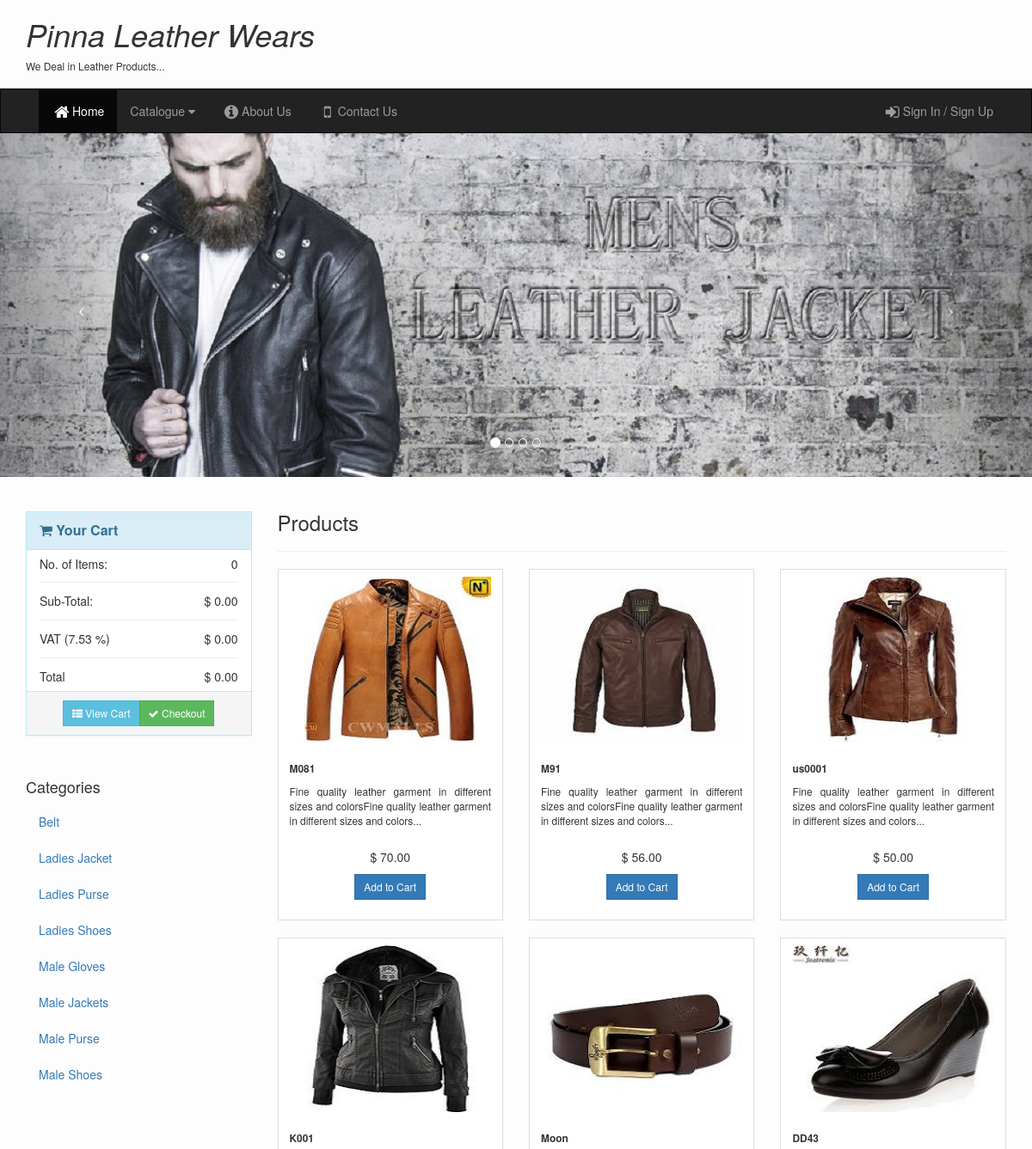
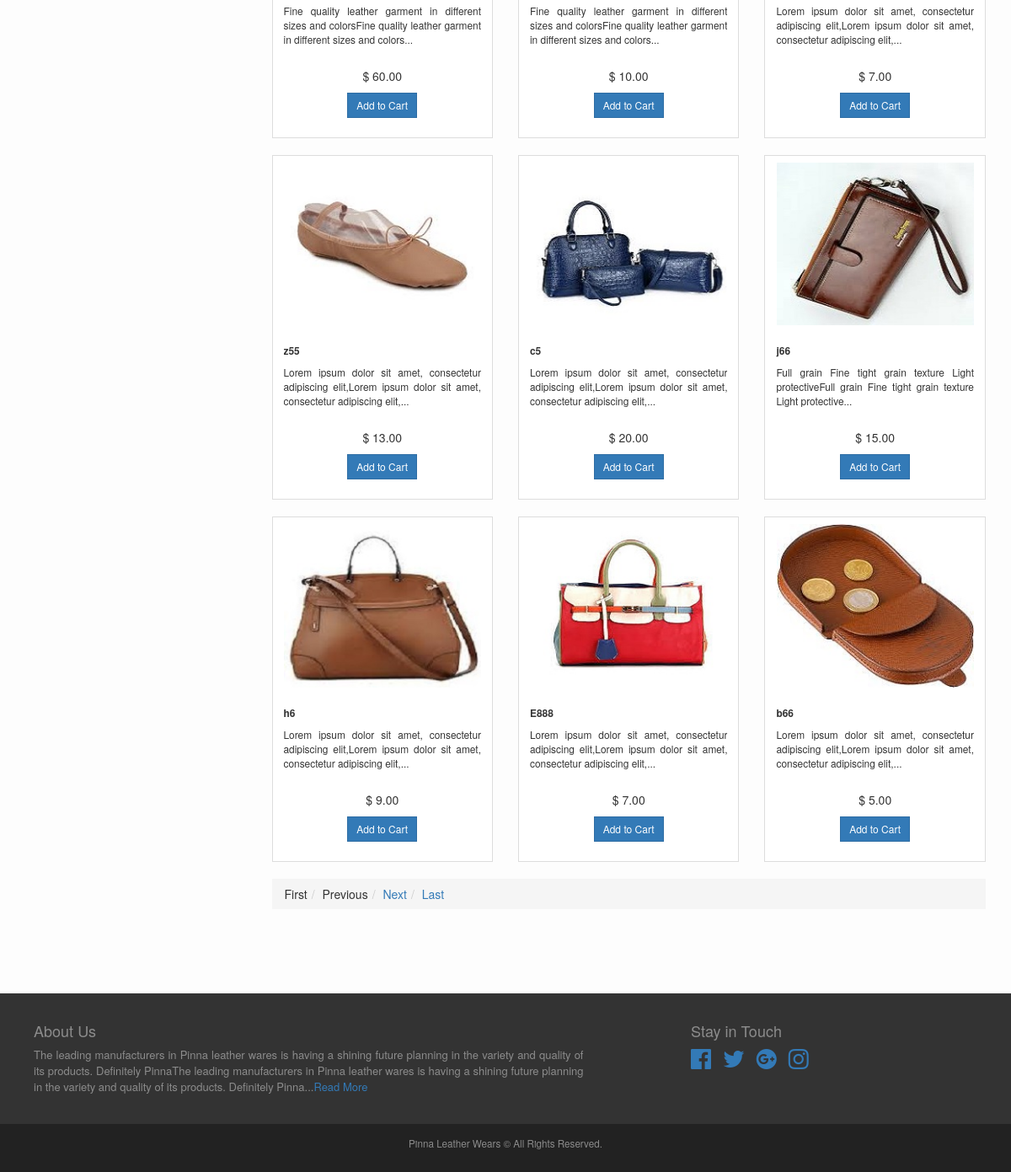
The page / on the database its author committed (2 pictures, top to bottom).
### tables this page shows
CREATE TABLE `business` (
  `id` int NOT NULL AUTO_INCREMENT,
  `name` varchar(150) NOT NULL,
  `slogan` varchar(100) NOT NULL,
  `address` text NOT NULL,
  `telephone` varchar(100) NOT NULL,
  `email` varchar(200) NOT NULL,
  `website` varchar(200) NOT NULL,
  `vat_rate` decimal(5,2) NOT NULL,
  `about` text,
  PRIMARY KEY (`id`)
);

CREATE TABLE `categories` (
  `id` int NOT NULL AUTO_INCREMENT,
  `name` varchar(150) NOT NULL,
  PRIMARY KEY (`id`)
);

CREATE TABLE `products` (
  `id` int NOT NULL AUTO_INCREMENT,
  `name` varchar(255) NOT NULL,
  `description` text NOT NULL,
  `price` decimal(8,2) NOT NULL,
  `date` timestamp NOT NULL DEFAULT CURRENT_TIMESTAMP,
  `category` int NOT NULL,
  `image` varchar(100) DEFAULT NULL,
  `qty` int NOT NULL,
  PRIMARY KEY (`id`),
  KEY `category` (`category`),
  CONSTRAINT `products_ibfk_1` FOREIGN KEY (`category`) REFERENCES `categories` (`id`) ON DELETE CASCADE ON UPDATE CASCADE
);

### classes/Core.php (called while the page is built, shortened)
<?php
class Core
{
    public function run(){
        require_once(Url::getPage());
    }
}

### index.php (called while the page is built)
<?php
require_once('inc/autoload.php');
$core = new Core();
$core->run();

### inc/autoload.php (called while the page is built, shortened)
<?php
spl_autoload_register(
    function($class_name){
    $class = explode('_', $class_name);
    $path = implode('/', $class) . '.php';
});

### classes/Database.php (called while the page is built, shortened)
<?php
class Database
{
    private $_host = 'localhost';
    private $_user = 'root';
    private $_password = 'admin123';
    private $_db_name = 'pinna';
    private $_conn = false;
    public function connect()
    {
        $this->_conn = new mysqli($this->_host, $this->_user, $this->_password, $this->_db_name);
        if ($this->_conn->connect_errno) {
            die('Database Connection Failed: ' . $this->_conn->connect_error);
        } else {
            $this->_conn->set_charset('utf8');
        }
    }
    public function fetchOne($sql)
    {
        $result = $this->_conn->query($sql);
        if ($result->num_rows) {
            return $result->fetch_assoc();
        }
        return null;
    }
    public function fetchAll($sql)
    {
        $result = $this->_conn->query($sql);
        if ($result->num_rows) {
            return $result->fetch_all(MYSQLI_ASSOC);
        }
        return null;
    }
}

### classes/Application.php (called while the page is built, shortened)
<?php
class Application
{
    public function __construct()
    {
        $this->db = new Database();
    }
}

### classes/Business.php (called while the page is built, shortened)
<?php
class Business extends Application
{
    private $_table = 'business';
    public function getBusiness()
    {
        $sql = "SELECT * FROM $this->_table WHERE id = 1";
        return $this->db->fetchOne($sql);
    }
    public function getVatRate()
    {
    	$business = $this->getBusiness();
    	return $business['vat_rate'];
    }
}

### classes/Url.php (called while the page is built, shortened)
<?php
class Url
{
    public static $_page = 'page';
    public static function getParam($key){
        return (!empty($_GET[$key]))? $_GET[$key]: null;
    }
    public static function currentPage(){
        return (!empty($_GET[self::$_page]))? $_GET[self::$_page]: 'index';
    }
    public static function getCurrentUrl($remove = null)
    {
        $out = array();
        return '?' . implode('&', $out);
    }
}

### classes/Helper.php (called while the page is built, shortened)
<?php
class Helper {
	public static function getActive($page = null)
	{
		if (!empty($page)) {
			if (is_array($page)) {
				$error = array();
				foreach ($page as $key => $value) {
					if (Url::getParam($key) != $value) {
						array_push($error, $key);
					}
				}
				return (empty($error))? 'active': null;
			}
		}
		return (Url::currentPage() == $page)? 'active': null;
	}
	public static function getImageSize($image, $case)
	{
		if (is_file($image)){
			$size = getimagesize($image);
			return $size[$case];
		}
	}
	public static function shortenString($string, $len = 60)
	{
		if (strlen($string) > $len){
			$string = trim(substr($string, 0, $len));
			$string = substr($string, 0, strrpos($string, ' '));
			$string .= $string . '...';
		} else {
			$string .= '...';
		}
		return $string;
	}
}

### classes/Login.php (called while the page is built, shortened)
<?php
class Login
{
    public static function isLoggedIn($case = null)
    {
        return false;
    }
}

### classes/Catalog.php (called while the page is built, shortened)
<?php
class Catalog extends Application
{
    private $_categories_table = 'categories';
    private $_products_table = 'products';
    public function getCategories()
    {
        $sql = "SELECT * FROM $this->_categories_table ORDER BY name ASC;";
        return $this->db->fetchAll($sql);
    }
    public function getAllProducts($search = null)
    {
        $sql = "SELECT * FROM $this->_products_table ";
        $sql .= "ORDER BY `date` DESC;";
        return $this->db->fetchAll($sql);
    }
}

### pages/index.php (the view, shortened to what this page needs)
<?php
$catalogObj = new Catalog();
$products = $catalogObj->getAllProducts();
require_once('_header.php');
?>
<div class="col-md-9 col-sm-8 col-xs-12">
    <div class="row">
        <div class="col-xs-12">
            <h3>Products</h3>
            <hr>
        </div>
    </div>
    <?php
    if (!empty($products)) {
        $pagingObj = new Paging($products, 12);
        $rows = $pagingObj->getRecords();
        $pagingObj->_url = Url::getCurrentUrl(array(Url::$_page, Paging::$_key)) . 'page=index';
    ?>
    <div class="row">
    <?php foreach ($rows as $key => $product) { ?>
        <div class="col-md-4 col-sm-6 col-xs-12">
            <div class="thumbnail">
                <?php
                $image = (!empty($product['image'])) ?
                    Catalog::$_image_path . $product['image'] :
                    Catalog::$_image_path . 'unavailable.png';
                $width = Helper::getImageSize($image, 0);
                $width = ($width > 242) ? 242 : $width;
                ?>
                <a href="<?= "?page=catalog-item&category={$product['category']}&id={$product['id']}"; ?>">
                    <img src="<?=$image?>" class="img-thumbnail" width="<?=$width?>" alt="<?=$product['name'];?>">
                </a>
                <div class="caption">
                    <div class="desc">
                        <h4 class="small"><strong><?=htmlspecialchars($product['name']);?></strong></h4>
                        <p class="small text-justify"><?=htmlspecialchars(Helper::shortenString($product['description']));?></p>
                    </div>
                    <p class="text-center"><?=Catalog::$_currency.' '.number_format($product['price'], 2);?></p>
                    <p class="text-center"><?= Basket::buttonActive($product['id']); ?></p>
                </div>
            </div>
        </div>
    <?php } ?>
        <div class="col-xs-12">
            <?=$pagingObj->getPages();?>
        </div>
    </div>
    <?php } else { ?>
        <p>No Product available yet.</p>
<?php } ?>
</div>
<?php require_once('_footer.php'); ?>

### templates/includes/_header.php (shortened to what this page needs)
<!DOCTYPE html>
<html lang="en">
<head>
    <link href="/css/bootstrap.min.css" rel="stylesheet">
    <link href="/css/font-awesome.min.css" rel="stylesheet">
    <link href="/css/custom.css" rel="stylesheet">
</head>
<body>
<header class="page-header hidden-xs">
    <div class="container">
        <div class="row">
            <div class="col-md-6 col-sm-8">
                <h1><i><?= htmlspecialchars($business['name']); ?></i></h1>
                <h4 class="small"><?= htmlspecialchars($business['slogan']); ?></h4>
            </div>
        </div>
    </div>
</header>
<nav class="navbar navbar-inverse">
    <div class="container">
        <div class="collapse navbar-collapse" id="myNavbar">
            <ul class="nav navbar-nav">
                <li class="<?= Helper::getActive('index'); ?>"><a href="/"><i class="fa fa-home fa-lg fa-fw"></i>Home</a></li>
                <li class="dropdown <?= Helper::getActive('catalog'); ?>">
                    <a href="#" class="dropdown-toggle" data-toggle="dropdown">
                        Catalogue <i class="fa fa-caret-down"></i>
                    </a>
                </li>
                <li class="<?= Helper::getActive('about'); ?>"><a href="/?page=about"><i class="fa"></i><i class="fa fa-info-circle fa-lg fa-fw"></i>About Us</a></li>
                <li class="<?= Helper::getActive('contact'); ?>"><a href="/?page=contact"><i class="fa fa-mobile-phone fa-lg fa-fw"></i>Contact Us</a></li>
            </ul>
            <ul class="nav navbar-nav navbar-right">
                <?php if (Login::isLoggedIn(Login::$_login_client)) { ?>
                    <li class="hidden-sm"><a href="#" class="btn disabled">Signed In as : <?= htmlspecialchars(Session::getSession(Login::$_client_name)); ?></a></li>
                    <li class="<?= Helper::getActive('orders'); ?>"><a href="/?page=orders"><i class="fa fa-book fa-lg fa-fw"></i>My Orders</a></li>
                    <li class="<?= Helper::getActive('logout'); ?>"><a href="/?page=logout"><i class="fa fa-sign-out fa-lg fa-fw"></i>Sign Out</a></li>
                <?php } else { ?>
                    <li class="<?= Helper::getActive('login'); ?>">
                        <a href="/?page=login"><i class="fa fa-sign-in fa-lg fa-fw"></i>Sign In / Sign Up</a>
                    </li>
                <?php } ?>
            </ul>
        </div>
    </div>
</nav>

### templates/includes/_cart.php
<?php
$basketObj = new Basket();
?>
<div class="clearfix">&nbsp;</div>
<div id="basket_left">
    <div class="panel panel-info">
        <div class="panel-heading">
            <div class="panel-title">
                <div class="row">
                    <div class="col-xs-12">
                        <span class="fa fa-shopping-cart"></span> <strong>Your Cart</strong>
                    </div>
                </div>
            </div>
        </div>
        <div class="panel-body">
            <div class="row">
                <div class="col-xs-7">
                    No. of Items:
                </div>
                <div class="col-xs-5 text-right bl_ti"><span><?=$basketObj->_num_of_items;?></span></div>
            </div>
            <hr>
            <div class="row">
                <div class="col-xs-7">
                    Sub-Total:
                </div>
                <div class="col-xs-5 text-right bl_st"><?=Catalog::$_currency;?><span><?=number_format($basketObj->_sub_total, 2);?></span></div>
            </div>
            <hr>
            <div class="row">
                <div class="col-xs-7">
                    VAT (<span><?=$basketObj->_vat_rate;?> </span>%)
                </div>
                <div class="col-xs-5 text-right bl_vat"><?=Catalog::$_currency;?><span><?=number_format($basketObj->_vat, 2);?></span></div>
            </div>
            <hr>
            <div class="row">
                <div class="col-xs-7">
                    Total
                </div>
                <div class="col-xs-5 text-right bl_total"><?=Catalog::$_currency;?><span><?=number_format($basketObj->_total, 2);?></span></div>
            </div>
        </div>
        <div class="panel-footer">
            <div class="row">
                <div class="text-center">
                    <div class="btn-group btn-group-sm">
                        <a href="/?page=basket" class="btn btn-info">
                            <i class="fa fa-th-list"> </i> View Cart
                        </a>
                        <a href="/?page=checkout" class="btn btn-success" title="checkout">
                            <i class="fa fa-check"> </i> Checkout
                        </a>
                    </div>
                </div>
            </div>
        </div>
    </div>
</div>
<div class="clearfix">&nbsp;</div>

### templates/includes/_categories.php
<div class="hidden-xs">
    <h4>Categories</h4>
    <ul class="nav nav-pills nav-stacked">
        <?php foreach ($categories as $key => $cat) { ?>
            <li class="<?=Helper::getActive(array('category' => $cat['id']));?>" role="presentation">
                <a href="<?='/?page=catalog&category='.$cat['id'];?>"><?=$cat['name'];?></a>
            </li>
        <?php } ?>
    </ul>
</div>

### classes/Basket.php (shortened to what this page needs)
<?php
class Basket
{
    public $_vat;
    public $_sub_total;
    public function __construct()
    {
        $this->_is_empty = (empty($_SESSION['basket'])) ? true : false;
        $businessObj = new Business();
        $this->_vat_rate = $businessObj->getVatRate();
    }
    public function numOfItems()
    {
        $items = 0;
        $this->_num_of_items = $items;
    }
    public function subTotal()
    {
        $subTotal = 0;
        $this->_sub_total = round($subTotal, 2);
    }
    public function vat()
    {
        $vat = 0;
        $this->_vat = round($vat, 2);
    }
    public function total()
    {
        $this->_total = round($this->_vat + $this->_sub_total, 2);
    }
    public static function buttonActive($product_id)
    {
        if (isset($_SESSION['basket'][$product_id])) {
            $job = 0;
            $label = 'Remove from Cart';
        } else {
            $job = 1;
            $label = 'Add to Cart';
        }
        $button = '<a href="#" class="add_to_basket btn btn-sm ';
        $button .= ($job == 0) ? 'btn-danger"' : 'btn-primary" ';
        $button .= 'rel="' . $product_id . '_' . $job . '">';
        $button .= $label . '</a>';
        return $button;
    }
}

### templates/includes/_footer.php (shortened to what this page needs)
<footer class="footer-wrapper">
    <section class="footer-main">
        <div class="container">
            <div class="row">
                <div class="col-md-7 col-sm-8">
                    <h4>About Us</h4>
                    <p class="text-justify"><?= Helper::shortenString(htmlspecialchars($business['about']), 150); ?><a href="/?page=about">Read
                            More</a></p>
                </div>
                <div class="col-md-offset-1 col-md-4 col-sm-4">
                    <h4>Stay in Touch</h4>
                    <ul class="list-inline">
                        <li><a href="https://www.facebook.com" title="facebook"><i class="fa fa-facebook-official fa-2x"
                                                                                   aria-hidden="true"></i></a></li>
                        <li><a href="https://www.twitter.com" title="twitter"><i class="fa fa-twitter fa-2x"
                                                                                 aria-hidden="true"></i></a></li>
                        <li><a href="https://plus.google.com/" title="google plus"><i
                                    class="fa fa-google-plus-official fa-2x" aria-hidden="true"></i></a></li>
                        <li><a href="https://www.instagram.com" title="instagram"><i class="fa fa-instagram fa-2x"
                                                                                     aria-hidden="true"></i></a></li>
                    </ul>
                </div>
            </div>
        </div>
    </section>
    <section class="footer-rights">
        <div class="container">
            <div class="row">
                <div class="col-md-12">
                    <p><?= htmlspecialchars($business['name']); ?> &copy; All Rights Reserved.</p>
                </div>
            </div>
        </div>
    </section>
</footer>
</body>
</html>

### rows shown on the page
business: name "Pinna Leather Wears", slogan "We Deal in Leather Products...", vat_rate "7.53", about "The leading manufacturers in Pinna leather wares is having a shining future planning in the variety and quality of its products. Definitely PinnaThe leading manufacturers in Pinna leather wares is having a shining future planning in the variety and quality of its products. Definitely Pinna..."
categories: name "Belt"
categories: name "Ladies Jacket"
categories: name "Ladies Purse"
categories: name "Ladies Shoes"
categories: name "Male Gloves"
categories: name "Male Jackets"
categories: name "Male Purse"
categories: name "Male Shoes"
products: shows a picture, name "M081", description "Fine quality leather garment in different sizes and colorsFine quality leather garment in different sizes and colors...", price "70.00", id "Add to Cart"
products: shows a picture, name "M91", description "Fine quality leather garment in different sizes and colorsFine quality leather garment in different sizes and colors...", price "56.00", id "Add to Cart"
products: shows a picture, name "us0001", description "Fine quality leather garment in different sizes and colorsFine quality leather garment in different sizes and colors...", price "50.00", id "Add to Cart"
products: shows a picture, name "K001", description "Fine quality leather garment in different sizes and colorsFine quality leather garment in different sizes and colors...", price "60.00", id "Add to Cart"
products: shows a picture, name "Moon", description "Fine quality leather garment in different sizes and colorsFine quality leather garment in different sizes and colors...", price "10.00", id "Add to Cart"
products: shows a picture, name "DD43", description "Lorem ipsum dolor sit amet, consectetur adipiscing elit,Lorem ipsum dolor sit amet, consectetur adipiscing elit,...", price "7.00", id "Add to Cart"
products: shows a picture, name "z55", description "Lorem ipsum dolor sit amet, consectetur adipiscing elit,Lorem ipsum dolor sit amet, consectetur adipiscing elit,...", price "13.00", id "Add to Cart"
products: shows a picture, name "c5", description "Lorem ipsum dolor sit amet, consectetur adipiscing elit,Lorem ipsum dolor sit amet, consectetur adipiscing elit,...", price "20.00", id "Add to Cart"
products: shows a picture, name "j66", description "Full grain Fine tight grain texture Light protectiveFull grain Fine tight grain texture Light protective...", price "15.00", id "Add to Cart"
products: shows a picture, name "h6", description "Lorem ipsum dolor sit amet, consectetur adipiscing elit,Lorem ipsum dolor sit amet, consectetur adipiscing elit,...", price "9.00", id "Add to Cart"
products: shows a picture, name "E888", description "Lorem ipsum dolor sit amet, consectetur adipiscing elit,Lorem ipsum dolor sit amet, consectetur adipiscing elit,...", price "7.00", id "Add to Cart"
products: shows a picture, name "b66", description "Lorem ipsum dolor sit amet, consectetur adipiscing elit,Lorem ipsum dolor sit amet, consectetur adipiscing elit,...", price "5.00", id "Add to Cart"

### other values the page prints
$basketObj->_num_of_items "0"
Catalog::$_currency "$"
$basketObj->_sub_total "0.00"
$basketObj->_vat "0.00"
$basketObj->_total "0.00"
